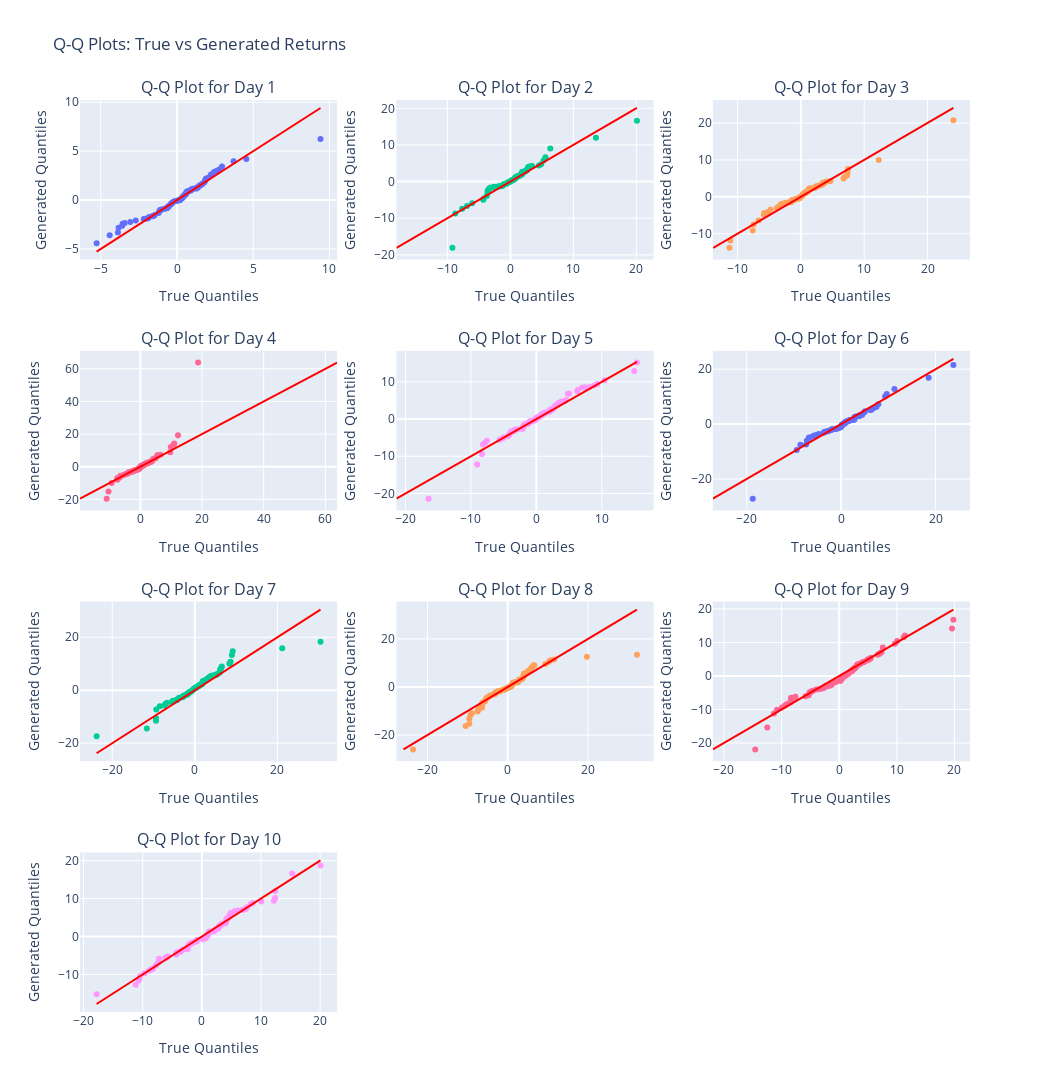

Notebook code cell kept with this figure:
### Code cell
pl.qq_plot(rounded_returns, bayesian_returns)
